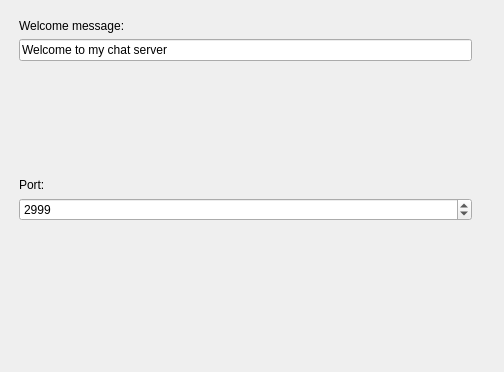
<?xml version="1.0" encoding="UTF-8"?>
<ui version="4.0">
 <class>Dialog1</class>
 <widget class="QDialog" name="Dialog1">
  <property name="geometry">
   <rect>
    <x>0</x>
    <y>0</y>
    <width>504</width>
    <height>372</height>
   </rect>
  </property>
  <property name="windowTitle">
   <string>Dialog</string>
  </property>
  <widget class="QDialogButtonBox" name="buttonBox">
   <property name="geometry">
    <rect>
     <x>10</x>
     <y>255</y>
     <width>0</width>
     <height>0</height>
    </rect>
   </property>
   <property name="standardButtons">
    <set>QDialogButtonBox::NoButton</set>
   </property>
  </widget>
  <widget class="QStackedWidget" name="stackedWidget">
   <property name="geometry">
    <rect>
     <x>10</x>
     <y>10</y>
     <width>471</width>
     <height>331</height>
    </rect>
   </property>
   <property name="currentIndex">
    <number>0</number>
   </property>
   <widget class="QWidget" name="page">
    <layout class="QVBoxLayout" name="verticalLayout_2">
     <item>
      <widget class="QLabel" name="label">
       <property name="text">
        <string>Welcome message:</string>
       </property>
      </widget>
     </item>
     <item>
      <widget class="QLineEdit" name="txtMessage">
       <property name="text">
        <string>Welcome to my chat server</string>
       </property>
      </widget>
     </item>
     <item>
      <spacer name="verticalSpacer">
       <property name="orientation">
        <enum>Qt::Vertical</enum>
       </property>
       <property name="sizeHint" stdset="0">
        <size>
         <width>20</width>
         <height>40</height>
        </size>
       </property>
      </spacer>
     </item>
     <item>
      <widget class="QLabel" name="label_2">
       <property name="text">
        <string>Port:</string>
       </property>
      </widget>
     </item>
     <item>
      <widget class="QSpinBox" name="sbPort">
       <property name="maximum">
        <number>64000</number>
       </property>
       <property name="value">
        <number>2999</number>
       </property>
      </widget>
     </item>
     <item>
      <spacer name="verticalSpacer_2">
       <property name="orientation">
        <enum>Qt::Vertical</enum>
       </property>
       <property name="sizeHint" stdset="0">
        <size>
         <width>20</width>
         <height>40</height>
        </size>
       </property>
      </spacer>
     </item>
    </layout>
   </widget>
   <widget class="QWidget" name="page_2">
    <layout class="QVBoxLayout" name="verticalLayout_3">
     <item>
      <layout class="QHBoxLayout" name="horizontalLayout">
       <item>
        <widget class="QPushButton" name="btnStart">
         <property name="text">
          <string>Start</string>
         </property>
        </widget>
       </item>
       <item>
        <widget class="QPushButton" name="btnStop">
         <property name="text">
          <string>Stop</string>
         </property>
        </widget>
       </item>
      </layout>
     </item>
     <item>
      <widget class="QLabel" name="lblStatus">
       <property name="text">
        <string>Closed</string>
       </property>
      </widget>
     </item>
    </layout>
   </widget>
  </widget>
 </widget>
 <resources/>
 <connections/>
</ui>
